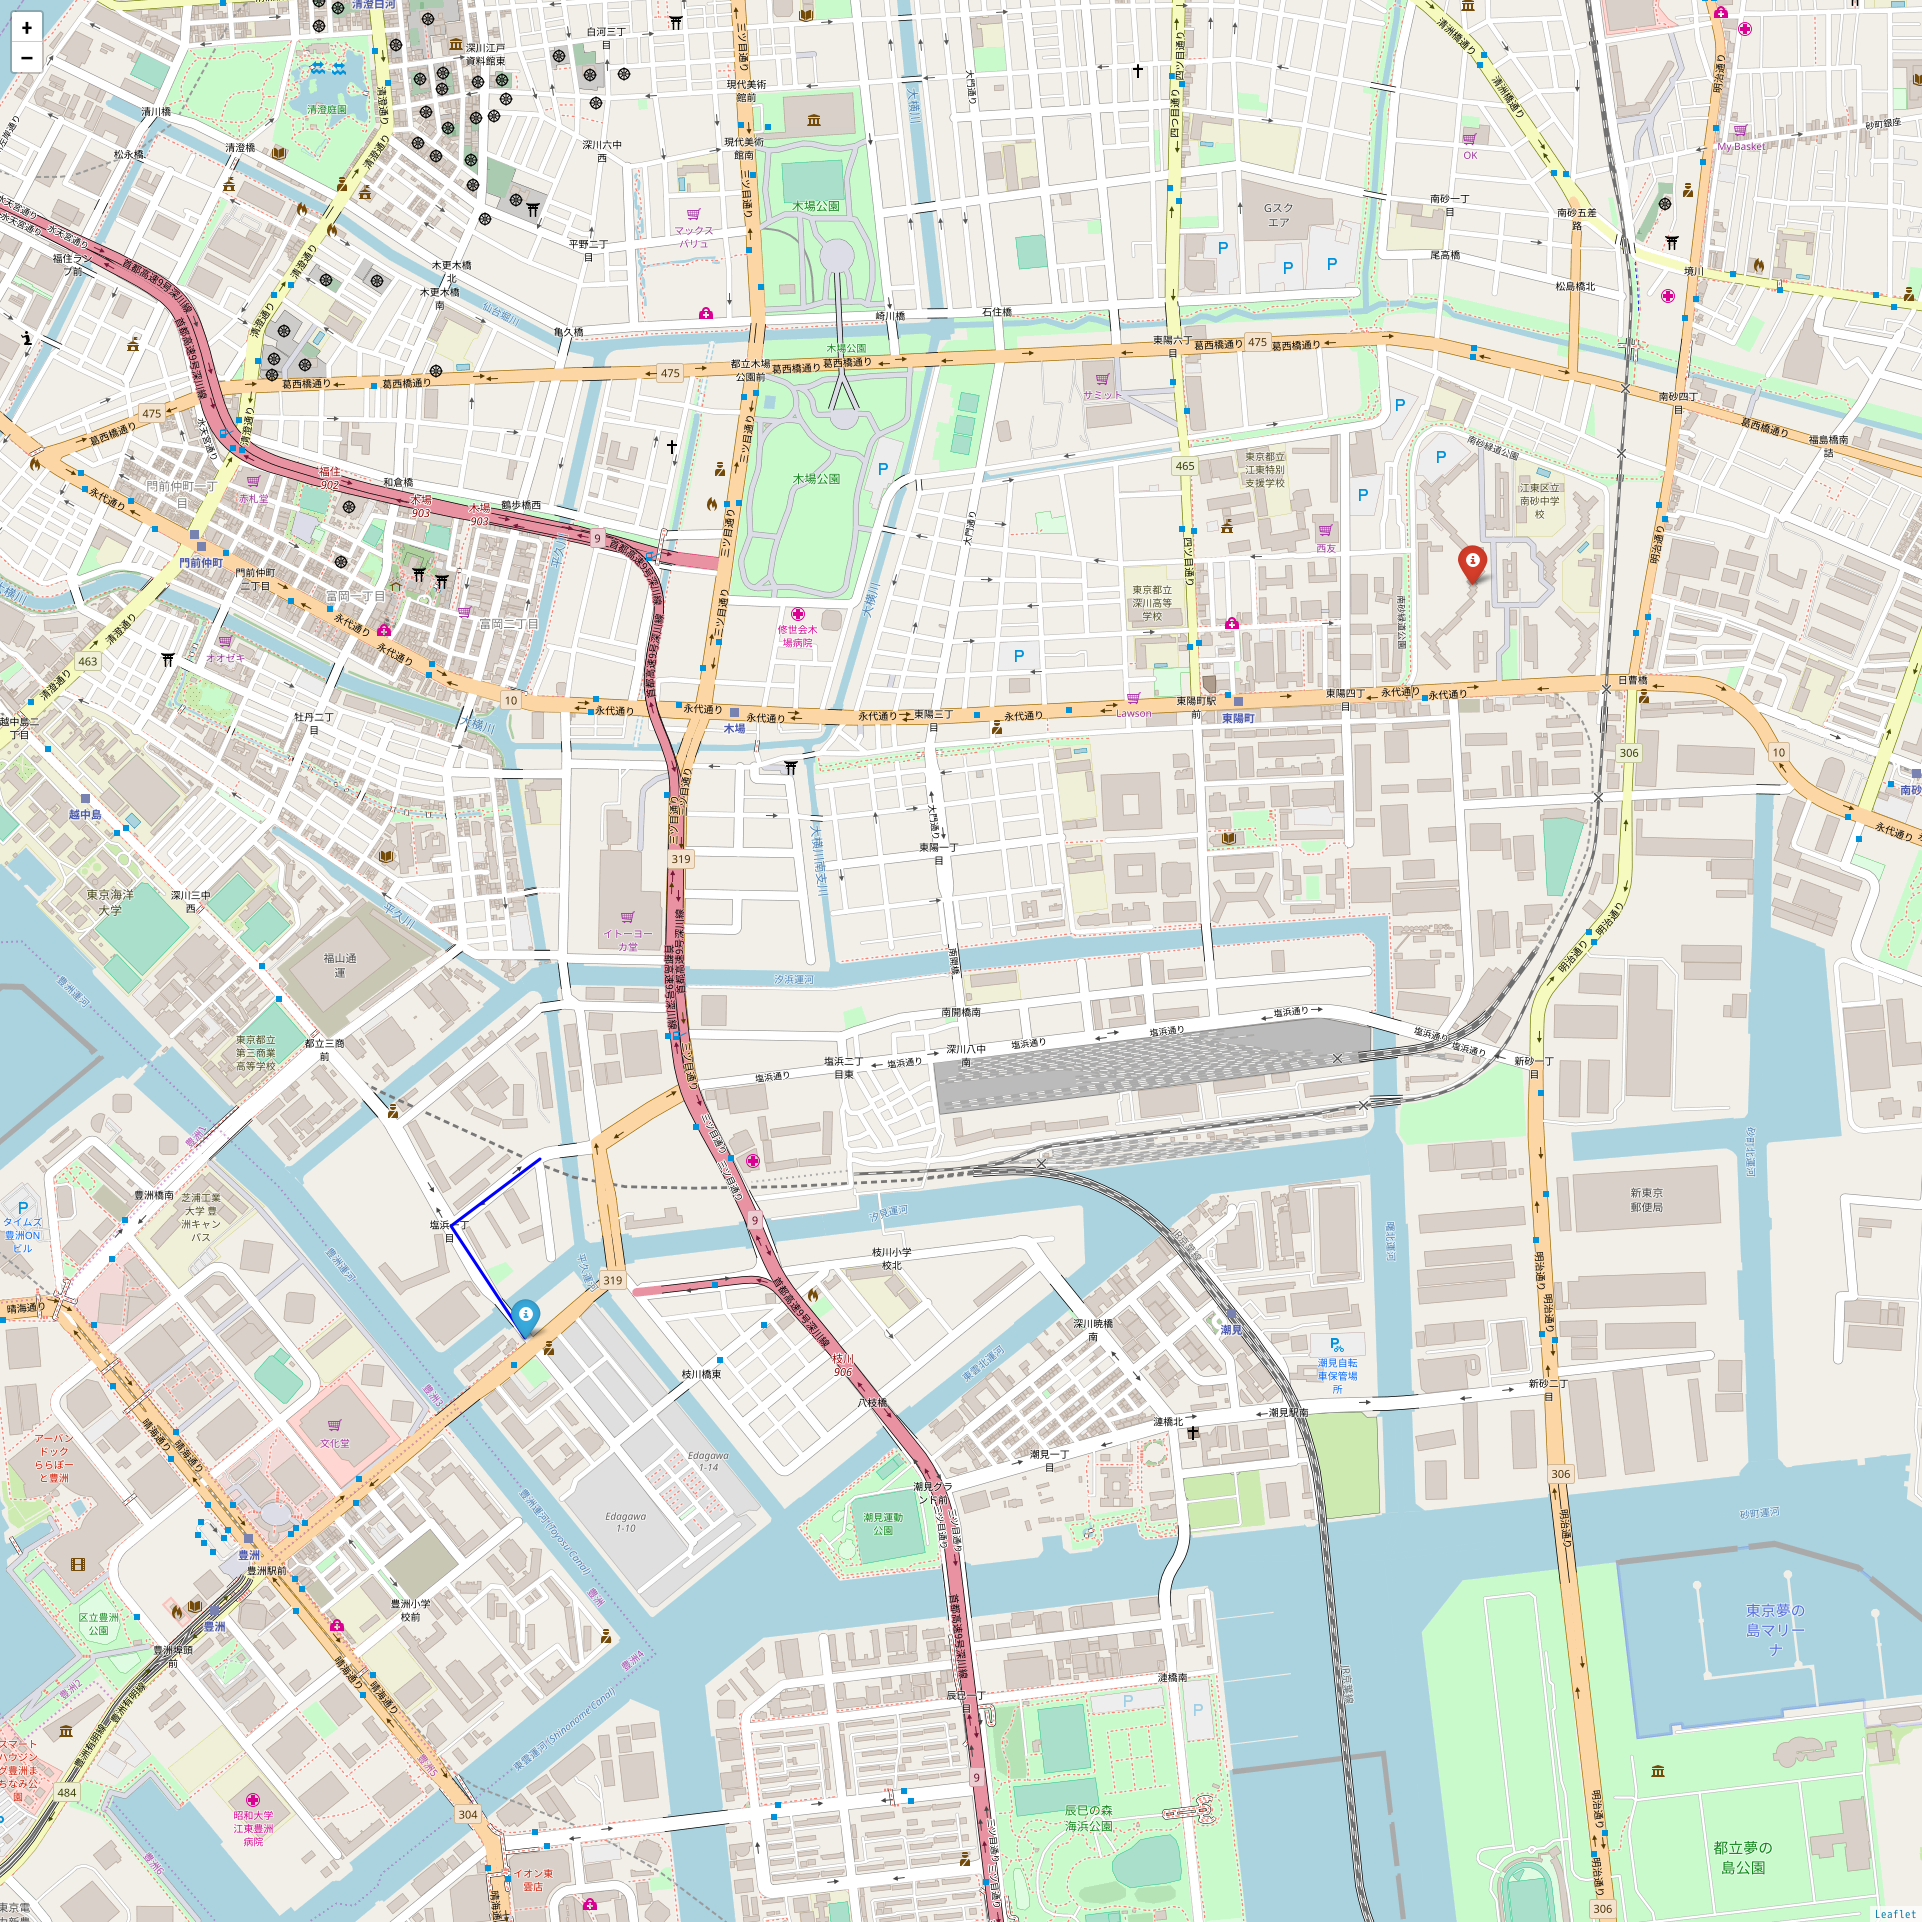

Source code (Python):
#!/usr/local/pyenv/versions/anaconda3-4.3.0/bin/python

print("Content-Type: text/html\n")

import folium
import numpy as np
import math
import copy

def get_center(points):
  return [( np.max(points[:,0]) + np.min(points[:,0]) ) / 2, ( np.max(points[:,1]) + np.min(points[:,1]) ) / 2]

def get_width(points):
  return np.max([( np.max(points[:,0]) - np.min(points[:,0]) ),  ( np.max(points[:,1]) - np.min(points[:,1]) )])

def get_zoom_rate(width):
  #print(width)
  #zoom = math.log(5*x/12280, 0.5)
  return math.log(5*width/9500, 0.5)

def get_map(center, zoom):
  return folium.Map(location=center, zoom_start=zoom)

def draw_polyline(m, points):
  folium.PolyLine(points, color='blue').add_to(m)

def draw_marker(m, point, color):
#  folium.Marker(point).add_to(m)
  folium.Marker(location=point, icon=folium.Icon(color=color)).add_to(m)


points = []
points.append([35.658505, 139.802043])
points.append([35.660445, 139.800450])
points.append([35.661617, 139.802349])
#points.append([35.660445, 159.809724])

start_point = [35.658505, 139.802043]
goal_point = [35.671650, 139.822349]


_points = copy.deepcopy(points)
_points.append(start_point)
_points.append(goal_point)
_points = np.array(_points)

center = get_center(_points)
zoom = get_zoom_rate(get_width(_points))
#print(" ")
#print(zoom)

m = get_map(center, zoom)

points = np.array(points)
points = points.tolist()

draw_polyline(m, points)
draw_marker(m, start_point, 'blue')
draw_marker(m, goal_point, 'red')
print(m.get_root().render())

#m.save(outfile="map.html")


